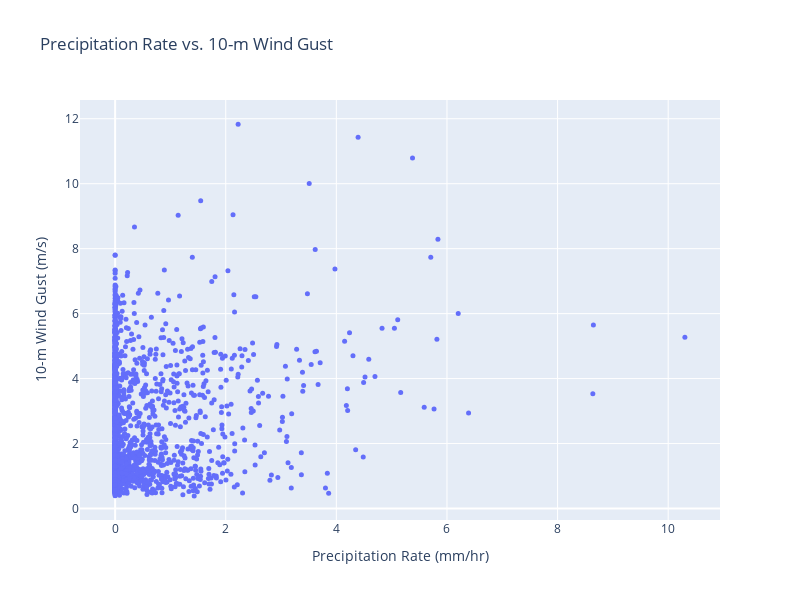

Here is the notebook cell this chart was saved with:
### Markdown cell above
There appears to be a rise in wind gust speed during stormy periods, but the signal to noise ratio is very low, so not much can be deduced from this

### Code cell
# let's make a scatter plot next 
fig = go.Figure()
fig.add_trace(go.Scatter(x=w23_prcp_rate_1H_gts_ds.precip_rate,
                         y=w23_sail_met_qc_ds_1H.sel(time=w23_prcp_rate_1H_gts_ds.time).wspd_arith_mean,
                         mode='markers',
                         marker=dict(size=5),
                         ))
fig.update_layout(title='Precipitation Rate vs. 10-m Wind Gust',
                    xaxis_title='Precipitation Rate (mm/hr)',
                    yaxis_title='10-m Wind Gust (m/s)',
                    height=600,
                    width=800
)

### Figure 1 — Plotly figure (JSON) as saved in the notebook; plotly's stock layout.template omitted (floating-point values rounded to 4 significant figures; data arrays with more than 128 entries replaced by an {"elided": "..."} marker saying what was removed)
{"data": [{"marker": {"size": 5}, "mode": "markers", "type": "scatter", "x": {"elided": "2904 float values"}, "y": {"elided": "2904 float values"}}], "layout": {"height": 600, "title": {"text": "Precipitation Rate vs. 10-m Wind Gust"}, "width": 800, "xaxis": {"title": {"text": "Precipitation Rate (mm/hr)"}}, "yaxis": {"title": {"text": "10-m Wind Gust (m/s)"}}}}
